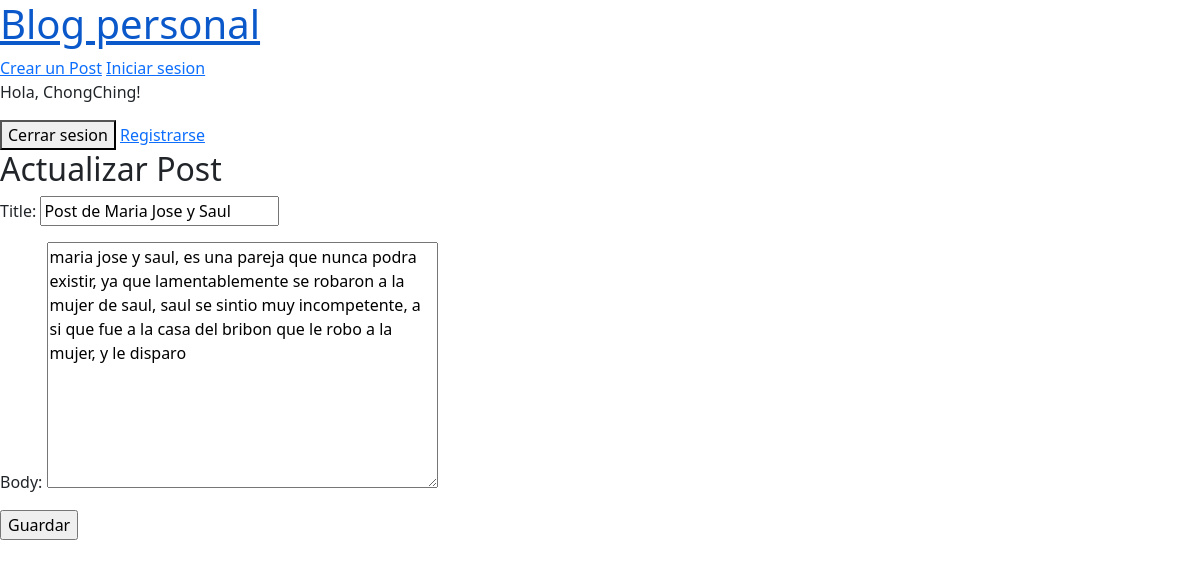
Page /post/2/editar/ (signed in) on the committed database.
### blogs/models.py (models this page shows, shortened)
class Post(models.Model):
    title = models.CharField(max_length=200)
    body = models.TextField()
    created_at = models.DateTimeField(auto_now_add=True)
    updated_at = models.DateTimeField(auto_now=True)
    author = models.ForeignKey(
        "auth.User",
        on_delete=models.CASCADE,
    )

### blogs/views.py (the view)
# urls.py: path("post/<int:pk>/editar/", PostUpdateView.as_view(), name="post_edit"),
class PostUpdateView(UpdateView):
    model = Post
    template_name = "post-update.html"
    fields = ['title', 'body']
    success_url = '/'  # Redirect to home page after successful update

### templates/post-update.html (shortened to what this page needs)
{% extends "_base.html" %}
{% block content %}
    <h2>Actualizar Post</h2>
    <form action="" method ="post">
        {{ form.as_p }}
        <input type="submit" value="Guardar">
    </form>
{%  endblock content %}

### templates/_base.html (shortened to what this page needs)
{% load static %}
<!DOCTYPE html>
<html lang="en">
<head>
    <link rel="stylesheet" href="{% static 'base.css' %}">
    {% load static %}
    <link href="https://cdn.jsdelivr.net/npm/bootstrap@5.3.8/dist/css/bootstrap.min.css" rel="stylesheet">
</head>
<body>
    <a href="{% url 'post_list' %}"><h1>Blog personal</h1></a>
    <a href="{% url 'post_new' %}">Crear un Post</a>
    <a href="{% url 'login' %}">Iniciar sesion</a>
    {% if user.is_authenticated %}
        <p>Hola, {{ user.username }}!</p>
        <form action="{% url 'logout' %}" method="post">
            <button type="submit">Cerrar sesion</button>
            <a href="{% url 'signup' %}">Registrarse</a>
        </form>
        {% endif %}
     {% block content %}
    {% endblock %}
</body>
</html>

### static/base.css (style rules this page uses)
h1 { color: red; }

### rows in the picture
Post: title "Post de Maria Jose y Saul", body "maria jose y saul, es una pareja que nunca podra existir, ya que lamentablemente se robaron a la mujer de saul, saul se sintio muy incompetente, a si que fue a la casa del bribon que le robo a la mujer, y le disparo"

### other values in the picture
{{ user.username }} "ChongChing"
